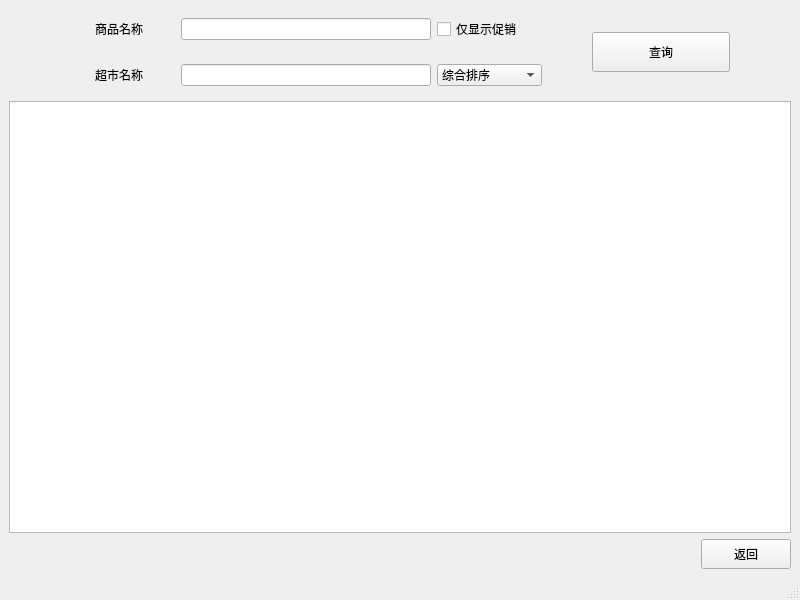
<?xml version="1.0" encoding="UTF-8"?>
<ui version="4.0">
 <class>ProductSearch</class>
 <widget class="QMainWindow" name="ProductSearch">
  <property name="geometry">
   <rect>
    <x>0</x>
    <y>0</y>
    <width>800</width>
    <height>600</height>
   </rect>
  </property>
  <property name="windowTitle">
   <string>MainWindow</string>
  </property>
  <widget class="QWidget" name="centralwidget">
   <layout class="QVBoxLayout" name="verticalLayout">
    <item>
     <layout class="QGridLayout" name="gridLayout">
      <item row="0" column="0" rowspan="2">
       <spacer name="horizontalSpacer_3">
        <property name="orientation">
         <enum>Qt::Horizontal</enum>
        </property>
        <property name="sizeType">
         <enum>QSizePolicy::Fixed</enum>
        </property>
        <property name="sizeHint" stdset="0">
         <size>
          <width>80</width>
          <height>20</height>
         </size>
        </property>
       </spacer>
      </item>
      <item row="0" column="1">
       <widget class="QLabel" name="label">
        <property name="minimumSize">
         <size>
          <width>60</width>
          <height>40</height>
         </size>
        </property>
        <property name="maximumSize">
         <size>
          <width>80</width>
          <height>40</height>
         </size>
        </property>
        <property name="text">
         <string>商品名称</string>
        </property>
       </widget>
      </item>
      <item row="0" column="2">
       <widget class="QLineEdit" name="lineEdit">
        <property name="minimumSize">
         <size>
          <width>250</width>
          <height>20</height>
         </size>
        </property>
        <property name="maximumSize">
         <size>
          <width>250</width>
          <height>16777215</height>
         </size>
        </property>
       </widget>
      </item>
      <item row="0" column="3">
       <widget class="QCheckBox" name="checkBox">
        <property name="minimumSize">
         <size>
          <width>0</width>
          <height>40</height>
         </size>
        </property>
        <property name="text">
         <string>仅显示促销</string>
        </property>
       </widget>
      </item>
      <item row="0" column="4" rowspan="2">
       <spacer name="horizontalSpacer_2">
        <property name="orientation">
         <enum>Qt::Horizontal</enum>
        </property>
        <property name="sizeType">
         <enum>QSizePolicy::Fixed</enum>
        </property>
        <property name="sizeHint" stdset="0">
         <size>
          <width>38</width>
          <height>17</height>
         </size>
        </property>
       </spacer>
      </item>
      <item row="0" column="5" rowspan="2" colspan="2">
       <widget class="QPushButton" name="pushButton_3">
        <property name="minimumSize">
         <size>
          <width>0</width>
          <height>40</height>
         </size>
        </property>
        <property name="text">
         <string>查询</string>
        </property>
       </widget>
      </item>
      <item row="0" column="7" rowspan="2">
       <spacer name="horizontalSpacer_4">
        <property name="orientation">
         <enum>Qt::Horizontal</enum>
        </property>
        <property name="sizeHint" stdset="0">
         <size>
          <width>40</width>
          <height>20</height>
         </size>
        </property>
       </spacer>
      </item>
      <item row="1" column="1">
       <widget class="QLabel" name="label_2">
        <property name="minimumSize">
         <size>
          <width>60</width>
          <height>40</height>
         </size>
        </property>
        <property name="maximumSize">
         <size>
          <width>80</width>
          <height>40</height>
         </size>
        </property>
        <property name="text">
         <string>超市名称</string>
        </property>
       </widget>
      </item>
      <item row="1" column="2">
       <widget class="QLineEdit" name="lineEdit_2">
        <property name="minimumSize">
         <size>
          <width>250</width>
          <height>20</height>
         </size>
        </property>
        <property name="maximumSize">
         <size>
          <width>250</width>
          <height>16777215</height>
         </size>
        </property>
       </widget>
      </item>
      <item row="1" column="3">
       <widget class="QComboBox" name="comboBox">
        <property name="minimumSize">
         <size>
          <width>0</width>
          <height>20</height>
         </size>
        </property>
        <item>
         <property name="text">
          <string>综合排序</string>
         </property>
        </item>
        <item>
         <property name="text">
          <string>销量 从高到低</string>
         </property>
        </item>
        <item>
         <property name="text">
          <string>价格 从低到高</string>
         </property>
        </item>
       </widget>
      </item>
      <item row="2" column="0" colspan="8">
       <widget class="QTableView" name="tableView"/>
      </item>
      <item row="3" column="0" colspan="6">
       <spacer name="horizontalSpacer">
        <property name="orientation">
         <enum>Qt::Horizontal</enum>
        </property>
        <property name="sizeHint" stdset="0">
         <size>
          <width>678</width>
          <height>13</height>
         </size>
        </property>
       </spacer>
      </item>
      <item row="3" column="6" colspan="2">
       <widget class="QPushButton" name="BackButton">
        <property name="sizePolicy">
         <sizepolicy hsizetype="Fixed" vsizetype="Fixed">
          <horstretch>0</horstretch>
          <verstretch>0</verstretch>
         </sizepolicy>
        </property>
        <property name="minimumSize">
         <size>
          <width>90</width>
          <height>30</height>
         </size>
        </property>
        <property name="maximumSize">
         <size>
          <width>90</width>
          <height>30</height>
         </size>
        </property>
        <property name="layoutDirection">
         <enum>Qt::RightToLeft</enum>
        </property>
        <property name="text">
         <string>返回</string>
        </property>
       </widget>
      </item>
     </layout>
    </item>
   </layout>
  </widget>
  <widget class="QMenuBar" name="menubar">
   <property name="geometry">
    <rect>
     <x>0</x>
     <y>0</y>
     <width>800</width>
     <height>26</height>
    </rect>
   </property>
  </widget>
  <widget class="QStatusBar" name="statusbar"/>
 </widget>
 <resources/>
 <connections/>
</ui>
